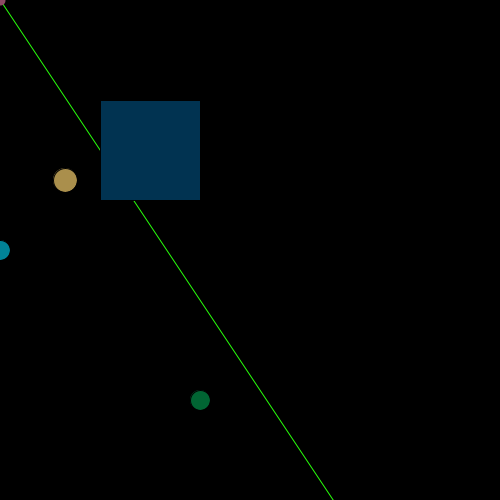
Frame 1 (no input)
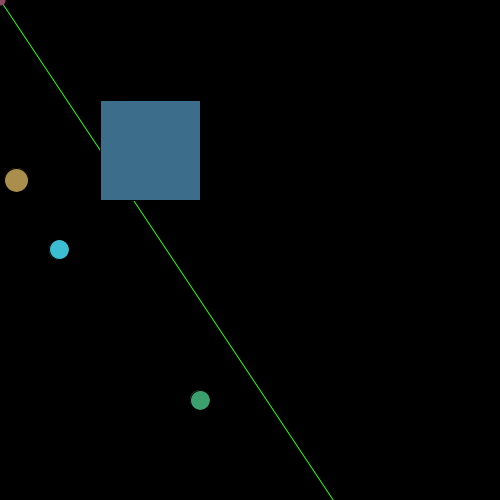
Frame 60 (the mouse pressed at the canvas centre just before this capture)
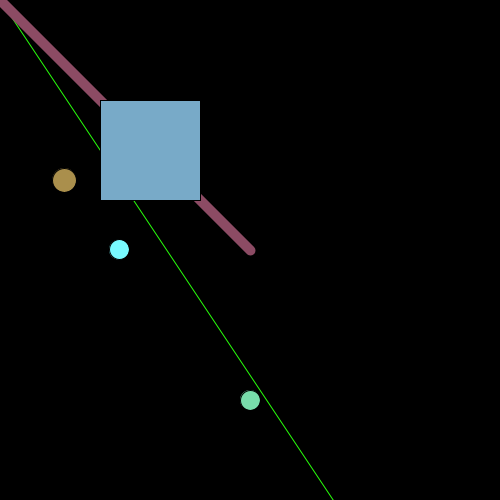
Frame 120 (the mouse held since frame 60 and released just before this capture)

The Processing sketch that drew these frames (run headless with seeded random() and noise(); from frame 60 on, the mouse is pressed at the canvas centre):

// Processing sketch: s19magd150lab03_Williams
// ── s19magd150lab03_Williams.pde
float x1 = width * .5;
float y2 = height/.75;
float cx, cy, c2x, c2y, y;
int w, h;
int a = max(100, 200);

void setup(){
  size(500, 500);

 w = (5*3)+5;
 h = 20;
y=height;

cx=0;
cy=height/2;

}

void draw(){
  
  
  x1 = random(1, 100);
  background(0);
  
  fill(170, 143, 76);
  ellipse(x1, 180, 24, 24);

fill(frameCount%256, frameCount+130%256, frameCount+150%256);
ellipse(cx, cy, w%(width/10), h%(height/10)); 
cx++;
 cy= cy + 1*cos(cx);
 
 
pushStyle();
stroke(40, 300, 10);
line(0, 0, width * 2 / 3.0, height);
println("line distance " + dist(0, 0, width * 2 / 3.0, height));

popStyle();

pushStyle();
stroke(140, 75, 100);
strokeWeight(10);
line(0, 0, mouseX, mouseY); //change color
println( "The line is " + dist(0, 0, mouseX, mouseY));

popStyle();

pushStyle();
c2y=constrain(mouseY, 400, a);
c2x=map(mouseX, 0, width, 200, 300);
fill(frameCount%256, frameCount+100%256, frameCount+50%256);
ellipse(c2x, c2y, w%(width/3), h%(height/3));

fill(frameCount%256, frameCount+50%256, frameCount+80%256);//changing rectangle color
rect(100,100,100,100);

popStyle();

}
